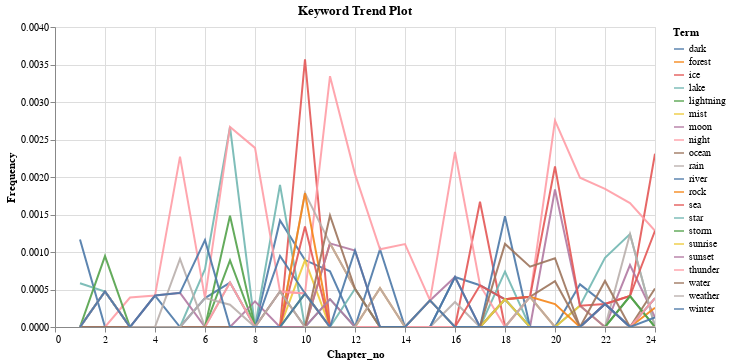

Here is the notebook cell this chart was saved with:
### Code cell
# Vega-Altair Line chart
import altair as alt
import warnings
warnings.filterwarnings("ignore")

selection = alt.selection_point(fields=['Term'], bind='legend')

chart = alt.Chart(long_df).mark_line().encode(
    x='Chapter_no:Q', # Vælg Quantitative data til chapter nummerne,
    #x='Chapter:O',  # Vælg Ordinal data for chapters,
    y='Frequency:Q',  # Quantitative data til frequency, og
    color='Term:N',  # Nominal data for terms
    tooltip=['Chapter', 'Term', 'Frequency'],
    opacity=alt.condition(selection, alt.value(0.9), alt.value(0.05)) 
).properties(
    width=600,
    height=300,
    title='Keyword Trend Plot'
).interactive(
).add_params(
    selection
)

chart

### Figure 1 — Vega-Lite specification as saved in the notebook (floating-point values rounded to 4 significant figures; data arrays with more than 128 entries replaced by an {"elided": "..."} marker saying what was removed)
{"config": {"view": {"continuousWidth": 300, "continuousHeight": 300}}, "data": {"name": "data-64a0481e11326a5e15803227e1d623d6"}, "mark": {"type": "line"}, "encoding": {"color": {"field": "Term", "type": "nominal"}, "opacity": {"condition": {"param": "param_1", "value": 0.9}, "value": 0.05}, "tooltip": [{"field": "Chapter", "type": "nominal"}, {"field": "Term", "type": "nominal"}, {"field": "Frequency", "type": "quantitative"}], "x": {"field": "Chapter_no", "type": "quantitative"}, "y": {"field": "Frequency", "type": "quantitative"}}, "height": 300, "params": [{"name": "param_2", "select": {"type": "interval", "encodings": ["x", "y"]}, "bind": "scales"}, {"name": "param_1", "select": {"type": "point", "fields": ["Term"]}, "bind": "legend"}], "title": "Keyword Trend Plot", "width": 600, "$schema": "https://vega.github.io/schema/vega-lite/v5.17.0.json", "datasets": {"data-64a0481e11326a5e15803227e1d623d6": {"elided": "504 records"}}}
